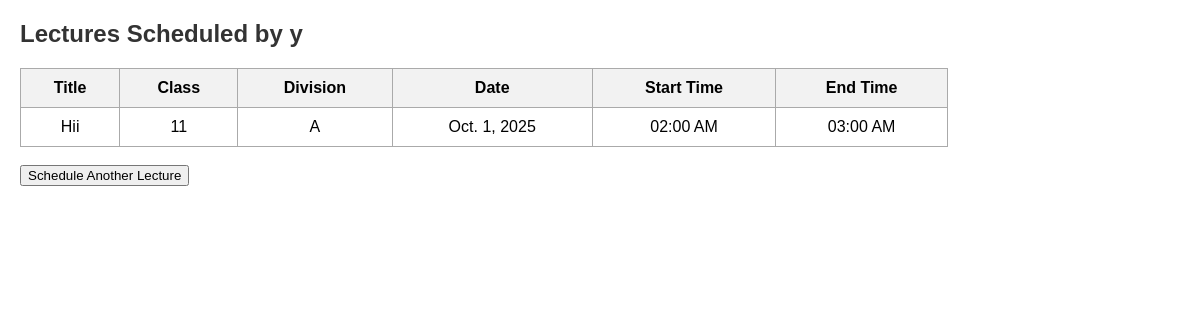
Page /teacher/1/lectures/ on the committed database.
### teachers/models.py (models this page shows, shortened)
class Teacher(models.Model):
    name = models.CharField(max_length=100)
    division = models.CharField(max_length=10)
    class_name = models.CharField(max_length=50)
    subject = models.CharField(max_length=100)
    email = models.EmailField(unique=True)
    password = models.CharField(max_length=128)   # NEW FIELD

class Lecture(models.Model):
    teacher = models.ForeignKey("Teacher", on_delete=models.CASCADE, related_name="lectures")
    title = models.CharField(max_length=200)
    class_name = models.CharField(max_length=50)
    division = models.CharField(max_length=10)
    date = models.DateField()
    start_time = models.TimeField()
    end_time = models.TimeField()
    duration = models.DurationField(editable=False)  # auto-calculated

### teachers/views.py (the view)
# urls.py: path("teacher/<int:teacher_id>/lectures/", views.teacher_lectures, name="teacher_lectures"),
def teacher_lectures(request, teacher_id):
    teacher = get_object_or_404(Teacher, id=teacher_id)
    lectures = Lecture.objects.filter(teacher=teacher).order_by("date", "start_time")
    return render(request, "teachers/teacher_lectures.html", {
        "teacher": teacher,
        "lectures": lectures
    })

### teachers/templates/teachers/teacher_lectures.html (shortened to what this page needs)
<!DOCTYPE html>
<html>
<head>
</head>
<body>
    <h2>Lectures Scheduled by {{ teacher.name }}</h2>
    {% if lectures %}
        <table>
            <tr>
                <th>Title</th>
                <th>Class</th>
                <th>Division</th>
                <th>Date</th>
                <th>Start Time</th>
                <th>End Time</th>
            </tr>
            {% for lecture in lectures %}
            <tr>
                <td>{{ lecture.title }}</td>
                <td>{{ lecture.class_name }}</td>
                <td>{{ lecture.division }}</td>
                <td>{{ lecture.date }}</td>
                <td>{{ lecture.start_time|time:"h:i A" }}</td>
                <td>{{ lecture.end_time|time:"h:i A" }}</td>
              </tr>
            {% endfor %}
        </table>
    {% else %}
        <p class="no-lectures">No lectures scheduled yet.</p>
    {% endif %}
    <br>
    <a href="{% url 'schedule_lecture' teacher.id %}">
        <button type="button">Schedule Another Lecture</button>
    </a>
</body>
</html>

### teachers/templates/teachers/teacher_lectures.html (style rules this page uses)
body { font-family: Arial, sans-serif; margin: 20px; }
h2 { color: #333; }
table { width: 80%; border-collapse: collapse; margin-top: 15px; }
table, th, td { border: 1px solid #aaa; }
th, td { padding: 10px; text-align: center; }
th { background: #f2f2f2; }

### rows in the picture
Teacher: name "y"
Lecture: title "Hii", class_name "11", division "A", date "Oct. 1, 2025", start_time "02:00 AM", end_time "03:00 AM"
